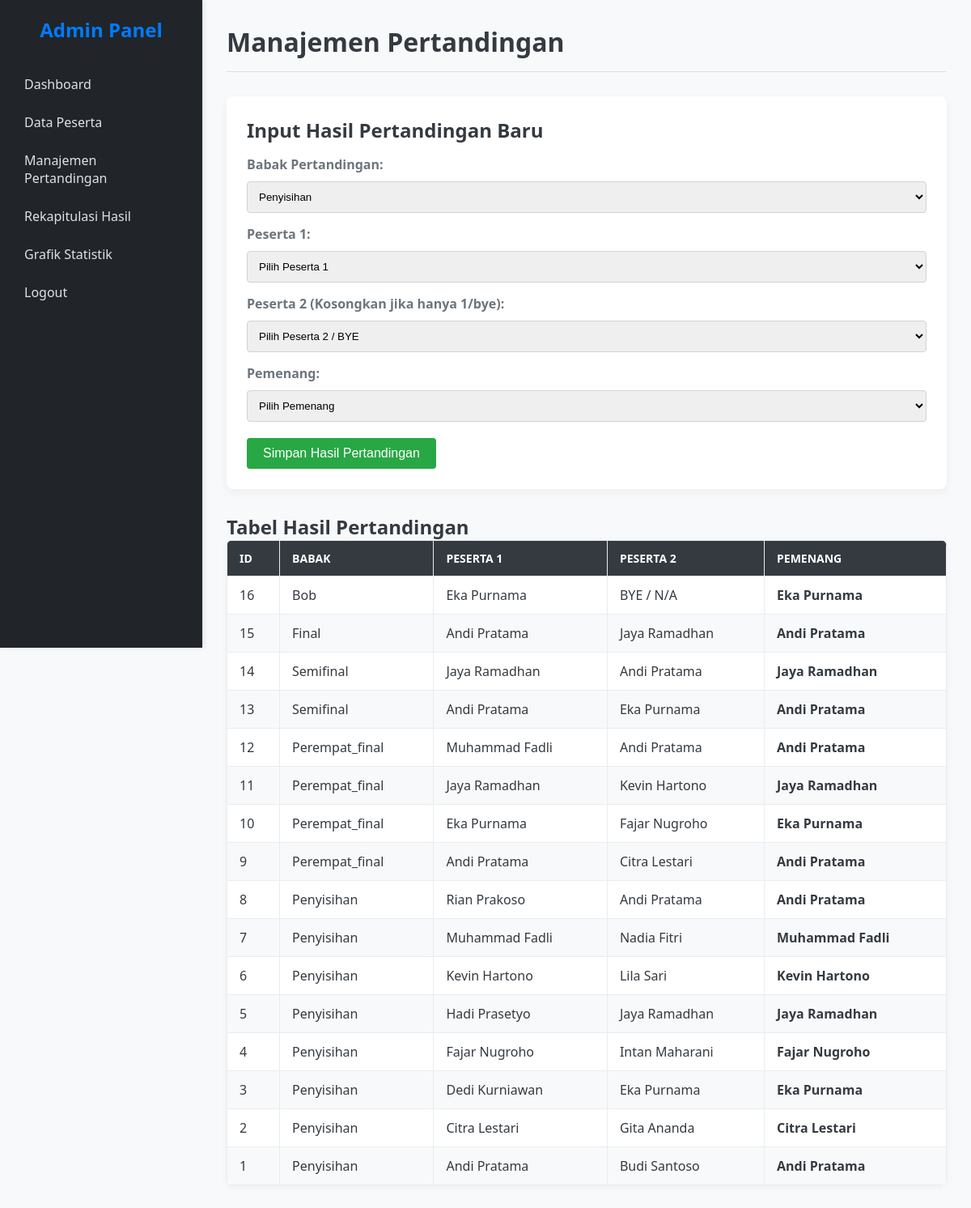
Page /pertandingan.php (signed in) on the committed database.
### tables this page shows
CREATE TABLE IF NOT EXISTS pertandingan (
id_pertandingan INT AUTO_INCREMENT PRIMARY KEY,
id_peserta1 INT NOT NULL,
id_peserta2 INT,
pemenang INT NOT NULL,
babak ENUM('penyisihan','perempat_final','semifinal','final','bob') NOT NULL,
FOREIGN KEY (id_peserta1) REFERENCES peserta(id_peserta),
FOREIGN KEY (id_peserta2) REFERENCES peserta(id_peserta),
FOREIGN KEY (pemenang) REFERENCES peserta(id_peserta)
);

CREATE TABLE IF NOT EXISTS peserta (
id_peserta INT AUTO_INCREMENT PRIMARY KEY,
nama_peserta VARCHAR(100) NOT NULL,
asal_dojo VARCHAR(100) NOT NULL,
kategori VARCHAR(50) NOT NULL,
berat_badan FLOAT NOT NULL,
status ENUM('aktif','gugur','juara') DEFAULT 'aktif'
);

### pertandingan.php (the view, shortened to what this page needs)
<?php
require_once 'config.php';
?>
<div class="card">
    <h2>Input Hasil Pertandingan Baru</h2>
    <form method="POST">
        <label for="babak">Babak Pertandingan:</label>
        <select id="babak" name="babak" required>
            <option value="penyisihan">Penyisihan</option>
        </select><br>
        <label for="id_peserta1">Peserta 1:</label>
        <select id="id_peserta1" name="id_peserta1" required>
            <option value="">Pilih Peserta 1</option>
        </select><br>
        <label for="id_peserta2">Peserta 2 (Kosongkan jika hanya 1/bye):</label>
        <select id="id_peserta2" name="id_peserta2">
            <option value="0">Pilih Peserta 2 / BYE</option>
        </select><br>
        <label for="pemenang">Pemenang:</label>
        <select id="pemenang" name="pemenang" required>
            <option value="">Pilih Pemenang (Opsi akan terisi otomatis)</option>
        </select><br>
        <button type="submit" name="input_pertandingan">Simpan Hasil Pertandingan</button>
    </form>
</div>
<h2>Tabel Hasil Pertandingan</h2>
<table class="data-table">
    <thead>
        <tr>
            <th>ID</th>
            <th>Babak</th>
            <th>Peserta 1</th>
            <th>Peserta 2</th>
            <th>Pemenang</th>
        </tr>
    </thead>
    <tbody>
        <?php
        $sql = "SELECT
                    t.id_pertandingan, t.babak,
                    p1.nama_peserta AS peserta1_nama,
                    p2.nama_peserta AS peserta2_nama,
                    pw.nama_peserta AS pemenang_nama
                FROM pertandingan t
                JOIN peserta p1 ON t.id_peserta1 = p1.id_peserta
                LEFT JOIN peserta p2 ON t.id_peserta2 = p2.id_peserta
                JOIN peserta pw ON t.pemenang = pw.id_peserta
                ORDER BY t.id_pertandingan DESC";
        $result = $conn->query($sql);
        if ($result->num_rows > 0) {
            while($row = $result->fetch_assoc()) {
                echo "<tr>";
                echo "<td>" . $row['id_pertandingan'] . "</td>";
                echo "<td>" . ucfirst($row['babak']) . "</td>";
                echo "<td>" . htmlspecialchars($row['peserta1_nama']) . "</td>";
                echo "<td>" . (!empty($row['peserta2_nama']) ? htmlspecialchars($row['peserta2_nama']) : 'BYE / N/A') . "</td>";
                echo "<td><b>" . htmlspecialchars($row['pemenang_nama']) . "</b></td>";
                echo "</tr>";
            }
        } else {
            echo "<tr><td colspan='5'>Belum ada data pertandingan.</td></tr>";
        }
        ?>
    </tbody>
</table>

### css/style.css (style rules this page uses)
:root { --primary-color: #007bff; --secondary-color: #6c757d; --success-color: #28a745; --danger-color: #dc3545; --warning-color: #ffc107; --bg-color: #f8f9fa; --text-color: #343a40; }
* { box-sizing: border-box; margin: 0; padding: 0; }
body { font-family: 'Segoe UI', Tahoma, Geneva, Verdana, sans-serif; background-color: var(--bg-color); color: var(--text-color); display: flex; }
.card { background-color: white; padding: 25px; border-radius: 8px; box-shadow: 0 4px 12px rgba(0,0,0,0.05); margin-bottom: 30px; }
.card form label { display: block; margin-top: 15px; margin-bottom: 5px; font-weight: bold; color: var(--secondary-color); }
.card form input[type="text"], .card form input[type="number"], .card form select { width: 100%; padding: 10px; margin-top: 5px; border: 1px solid #ced4da; border-radius: 4px; transition: border-color 0.3s; }
.card form button { background-color: var(--success-color); color: white; padding: 10px 20px; border: none; border-radius: 4px; cursor: pointer; font-size: 16px; margin-top: 20px; transition: background-color 0.3s; }
.data-table { width: 100%; border-collapse: collapse; background-color: white; box-shadow: 0 2px 8px rgba(0,0,0,0.05); border-radius: 8px; overflow: hidden; }
.data-table th, .data-table td { border: 1px solid #e9ecef; padding: 12px 15px; text-align: left; }
.data-table th { background-color: var(--text-color); color: white; text-transform: uppercase; font-size: 14px; }
.data-table tbody tr:nth-child(even) { background-color: #f8f9fa; }

### rows in the picture
pertandingan: id_pertandingan "16", babak "Bob", id_peserta1.nama_peserta "Eka Purnama", shows "BYE / N/A"
pertandingan: id_pertandingan "15", babak "Final", id_peserta1.nama_peserta "Andi Pratama", id_peserta2.nama_peserta "Jaya Ramadhan"
pertandingan: id_pertandingan "14", babak "Semifinal", id_peserta1.nama_peserta "Jaya Ramadhan", id_peserta2.nama_peserta "Andi Pratama"
pertandingan: id_pertandingan "13", babak "Semifinal", id_peserta1.nama_peserta "Andi Pratama", id_peserta2.nama_peserta "Eka Purnama"
pertandingan: id_pertandingan "12", babak "Perempat_final", id_peserta1.nama_peserta "Muhammad Fadli", id_peserta2.nama_peserta "Andi Pratama"
pertandingan: id_pertandingan "11", babak "Perempat_final", id_peserta1.nama_peserta "Jaya Ramadhan", id_peserta2.nama_peserta "Kevin Hartono"
pertandingan: id_pertandingan "10", babak "Perempat_final", id_peserta1.nama_peserta "Eka Purnama", id_peserta2.nama_peserta "Fajar Nugroho"
pertandingan: id_pertandingan "9", babak "Perempat_final", id_peserta1.nama_peserta "Andi Pratama", id_peserta2.nama_peserta "Citra Lestari"
pertandingan: id_pertandingan "8", babak "Penyisihan", id_peserta1.nama_peserta "Rian Prakoso", id_peserta2.nama_peserta "Andi Pratama"
pertandingan: id_pertandingan "7", babak "Penyisihan", id_peserta1.nama_peserta "Muhammad Fadli", id_peserta2.nama_peserta "Nadia Fitri"
pertandingan: id_pertandingan "6", babak "Penyisihan", id_peserta1.nama_peserta "Kevin Hartono", id_peserta2.nama_peserta "Lila Sari"
pertandingan: id_pertandingan "5", babak "Penyisihan", id_peserta1.nama_peserta "Hadi Prasetyo", id_peserta2.nama_peserta "Jaya Ramadhan"
pertandingan: id_pertandingan "4", babak "Penyisihan", id_peserta1.nama_peserta "Fajar Nugroho", id_peserta2.nama_peserta "Intan Maharani"
pertandingan: id_pertandingan "3", babak "Penyisihan", id_peserta1.nama_peserta "Dedi Kurniawan", id_peserta2.nama_peserta "Eka Purnama"
pertandingan: id_pertandingan "2", babak "Penyisihan", id_peserta1.nama_peserta "Citra Lestari", id_peserta2.nama_peserta "Gita Ananda"
pertandingan: id_pertandingan "1", babak "Penyisihan", id_peserta1.nama_peserta "Andi Pratama", id_peserta2.nama_peserta "Budi Santoso"

### other values in the picture
$title "Manajemen Pertandingan"
